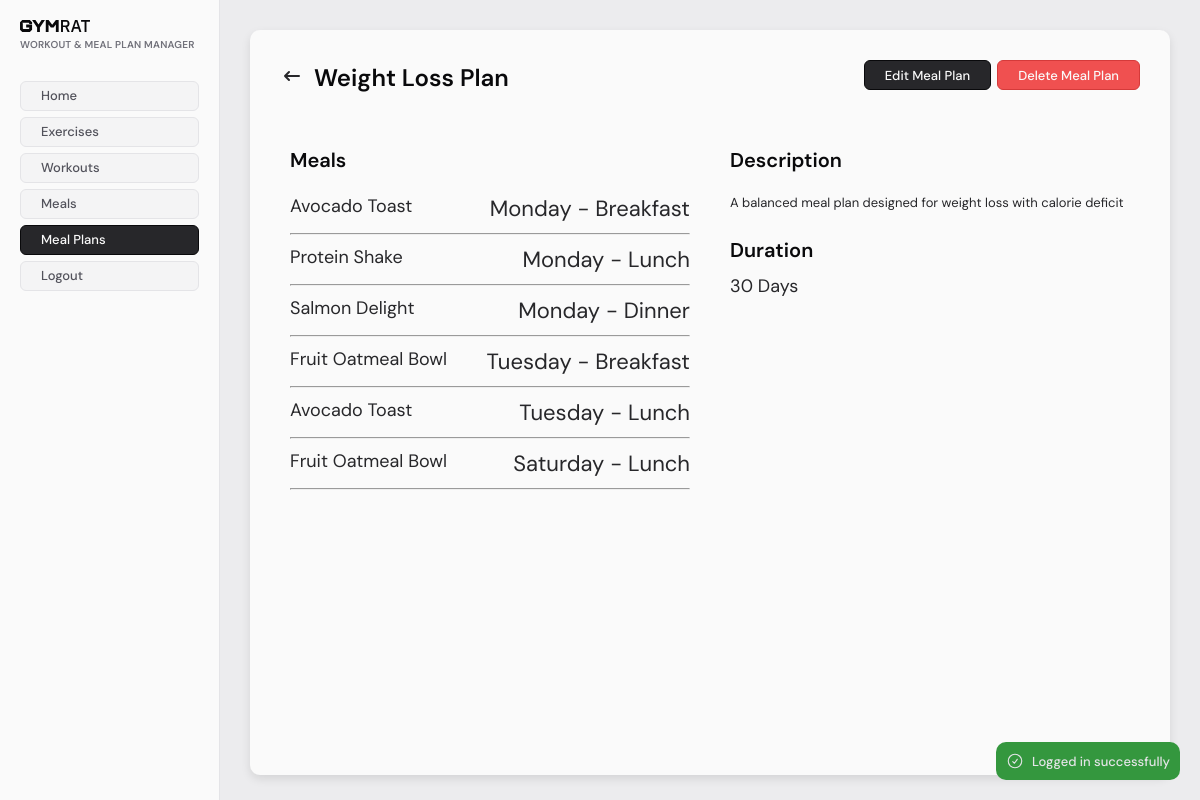
Screenshot of /staff/wnmp/meal-plans/view/index.php?id=1 (signed in) with the database file from the repository.
### tables this page shows
CREATE TABLE `mealplans` (
  `id` int NOT NULL,
  `name` varchar(255) NOT NULL,
  `description` text,
  `duration` int NOT NULL COMMENT 'Duration in days',
  `created_at` timestamp NULL DEFAULT CURRENT_TIMESTAMP,
  `updated_at` timestamp NULL DEFAULT CURRENT_TIMESTAMP ON UPDATE CURRENT_TIMESTAMP
);

CREATE TABLE `mealplan_meals` (
  `id` int NOT NULL,
  `mealplan_id` int NOT NULL,
  `meal_id` int NOT NULL,
  `day` varchar(10) NOT NULL COMMENT 'Monday, Tuesday, etc.',
  `time` varchar(20) NOT NULL COMMENT 'Breakfast, Lunch, Dinner',
  `amount` int NOT NULL COMMENT 'Amount/portion of the meal',
  `created_at` timestamp NULL DEFAULT CURRENT_TIMESTAMP,
  `updated_at` timestamp NULL DEFAULT CURRENT_TIMESTAMP ON UPDATE CURRENT_TIMESTAMP
);

### src/db/Database.php (called while the page is built, shortened)
<?php
class Database
{
    private static null|Database $instance = null;
    private $CONFIG = [
        "host" => "mysql_db",
        "username" => "root",
        "password" => "123456",
        "dbname" => "gymrat",
    ];
    private function __construct()
    {
        try {
            $tz = (new DateTime('now', new DateTimeZone('Asia/Colombo')))->format('P');
            $this->conn = new PDO(
                "mysql:host=" . $this->CONFIG['host'] . ";dbname=" . $this->CONFIG['dbname'],
                $this->CONFIG['username'],
                $this->CONFIG['password'],
                [
                    \PDO::ATTR_ERRMODE => \PDO::ERRMODE_EXCEPTION,
                    \PDO::MYSQL_ATTR_INIT_COMMAND => "SET time_zone='$tz'"
                ]
            );
        } catch (PDOException  $e) {
            die("database connection failed: " . $e->getMessage());
        }
    }
    public static function get_conn()
    {
        if (!self::$instance) {
            self::$instance = new Database();
        }
        return self::$instance->conn;
    }
}

### src/db/models/MealPlan.php (called while the page is built, shortened)
<?php
require_once __DIR__ . "/../Model.php";
require_once __DIR__ . "/MealPlanMeal.php";
class MealPlan extends Model
{
    protected $table = "mealplans";
    public int $id;
    public function fill(array $data)
    {
        $this->id = $data['id'] ?? 0;
        $this->name = $data['name'] ?? "";
        $this->description = $data['description'] ?? "";
        $this->duration = $data['duration'] ?? 0;
        $this->meals = $data['meals'] ?? [];
    }
    public function get_by_id(int $id)
    {
        $id = $id ?? $this->id;
        $sql = "SELECT * FROM $this->table WHERE id = :id LIMIT 1";
        $stmt = $this->conn->prepare($sql);
        $stmt->execute(['id' => $id]);
        $data = $stmt->fetch();
        if ($data) {
            $data['meals'] = $this->get_meals($id);
        }
    }
    private function get_meals(int $mealplan_id): array
    {
        $mealPlanMeal = new MealPlanMeal();
        $meals = $mealPlanMeal->get_by_mealplan_id($mealplan_id);
        $mealsArray = array_map(function($meal) {
            return [
                'id' => $meal->id,
                'mealplan_id' => $meal->mealplan_id,
                'meal_id' => $meal->meal_id,
                'edit_id' => $meal->id,
                'day' => $meal->day,
                'time' => $meal->time,
                'amount' => $meal->amount,
                'isUpdated' => $meal->isUpdated,
                'isDeleted' => $meal->isDeleted,
            ];
        }, $meals);
        usort($mealsArray, function($a, $b) {
            return $a['id'] <=> $b['id'];
        });
        return $mealsArray;
    }
}

### src/db/Model.php (called while the page is built, shortened)
<?php
require_once __DIR__ . "/Database.php";
abstract class Model
{
    public function __construct()
    {
        $this->conn = Database::get_conn();
    }
}

### src/db/models/Meal.php (called while the page is built, shortened)
<?php
require_once __DIR__ . "/../Model.php";
class Meal extends Model
{
    protected $table = "meals";
    public function get_all_titles(): array
    {
        $sql = "SELECT id, name FROM $this->table";
        $stmt = $this->conn->prepare($sql);
        $stmt->execute();
        $items = $stmt->fetchAll();
        $titles = [];
        foreach ($items as $item) {
            $titles[$item['id']] = $item['name'];
        }
        return $titles;
    }
    function addMealTitles(array $meals): array
    {
        $mealModel = new Meal();
        $mealTitles = $mealModel->get_all_titles();
        return $meals;
    }
}

### src/db/models/MealPlanMeal.php (called while the page is built, shortened)
<?php
require_once __DIR__ . "/../Model.php";
class MealPlanMeal extends Model
{
    protected $table = "mealplan_meals";
    public function get_by_mealplan_id(int $mealplan_id): array
    {
        $sql = "SELECT * FROM $this->table WHERE mealplan_id = :mealplan_id";
        $stmt = $this->conn->prepare($sql);
        $stmt->execute(['mealplan_id' => $mealplan_id]);
        $meals = $stmt->fetchAll();
        return array_map(function($meal) {
            return new MealPlanMeal($meal);
        }, $meals);
    }
}

### src/staff/wnmp/meal-plans/view/index.php (the view, shortened to what this page needs)
<?php
require_once "../../../../db/models/MealPlan.php";
require_once "../../../../db/models/Meal.php";
require_once "../../../../alerts/functions.php";
$mealPlan = new MealPlan();
$meal = new Meal();
try {
    $mealPlan->get_by_id($id);
    $mealPlan->meals = $meal->addMealTitles($mealPlan->meals);
} catch (Exception $e) {
    redirect_with_error_alert("Failed to fetch meal plan: " . $e->getMessage(), "/staff/wnmp/meal-plans");
}
$menuBarConfig = [
    "title" => $mealPlan->name,
    "showBack" => true,
    "goBackTo" => "/staff/wnmp/meal-plans/index.php",
    "useLink" => true,
    "options" => [
        ["title" => "Edit Meal Plan", "href" => "/staff/wnmp/meal-plans/edit/index.php?id=$id", "type" => "secondary"],
        ["title" => "Delete Meal Plan", "href" => "/staff/wnmp/meal-plans/delete/index.php?id=$id", "type" => "destructive"]
    ]
];
require_once "../../../includes/header.php";
require_once "../../../includes/sidebar.php";
?>
<main>
    <div class="staff-base-container">
        <?php require_once "../../../includes/menubar.php"; ?>
        <div class="view-meal-plan-container">
            <div>
                <h2 style="margin-bottom: 20px;">
                    Meals
                </h2>
                <?php foreach ($mealPlan->meals as $meal): ?>
                    <div class="view-meal-plan-meal">
                        <p><?= $meal['title'] ?></p>
                        <p class="alt"><?= $meal['day'] ?> - <?= $meal['time'] ?></p>
                    </div>
                    <hr>
                <?php endforeach; ?>
            </div>
            <div>
                <h2 style="margin-bottom: 20px;">
                    Description
                </h2>
                <p><?= $mealPlan->description ?></p>
                <h2 style="margin-bottom: 10px; margin-top: 25px">
                    Duration
                </h2>
                <p style="font-size: 18px; font-weight: 400;"><?= $mealPlan->duration ?> Days</p>
            </div>
        </div>
    </div>
</main>
<?php require_once "../../../includes/footer.php"; ?>

### src/staff/includes/menubar.php (shortened to what this page needs)
<?php
$title = "MenuBar";
$showBack = false;
$goBackTo = null;
$options = null;
$useLink = false;
if (isset($menuBarConfig)) {
    if (isset($menuBarConfig['title'])) {
        $title = $menuBarConfig['title'];
    }
    if (isset($menuBarConfig['showBack'])) {
        $showBack = $menuBarConfig['showBack'];
    }
    if (isset($menuBarConfig['goBackTo'])) {
        $goBackTo = $menuBarConfig['goBackTo'];
    }
    if (isset($menuBarConfig['options'])) {
        $options = $menuBarConfig['options'];
    }
    if (isset($menuBarConfig['useLink'])) {
        $useLink = $menuBarConfig['useLink'];
    }
}
?>
<div class="menu-bar">
    <div style="display: flex; align-items: center;">
        <?php if ($showBack && $goBackTo): ?>
            <a href="/staff/includes/menubar_goback.php?goBackTo=<?= $goBackTo ?>" class="menu-bar-back">
                <svg class="w-6 h-6 text-gray-800 dark:text-white" aria-hidden="true" xmlns="http://www.w3.org/2000/svg" width="24" height="24" fill="none" viewBox="0 0 24 24">
                    <path stroke="currentColor" stroke-linecap="round" stroke-linejoin="round" stroke-width="2" d="M5 12h14M5 12l4-4m-4 4 4 4"/>
                </svg>
            </a>
        <?php endif; ?>
        <h1 class="alt"><?= $title ?></h1>
    </div>
    <div style="display: flex; align-items: center; gap: 6px;">
        <?php if ($useLink && $options): ?>
            <?php foreach ($options as $option): ?>
                <a href="<?= $option['href'] ?>" class="staff-button <?= empty($option['type']) ? 'primary' : $option['type'] ?>">
                    <?= $option['title'] ?>
                </a>
            <?php endforeach; ?>
        <?php endif; ?>
    </div>
</div>

### src/staff/styles/globals.css (style rules this page uses)
* { margin: 0; padding: 0; box-sizing: border-box; font-family: "DM Sans", sans-serif; font-optical-sizing: auto; }
:root { --color-zinc-50: #fafafa; --color-zinc-100: #f4f4f5; --color-zinc-150: #ececee; --color-zinc-200: #e4e4e7; --color-zinc-300: #d4d4d8; --color-zinc-400: #a1a1aa; --color-zinc-500: #71717a; --color-zinc-600: #52525b; --color-zinc-700: #3f3f46; --color-zinc-800: #27272a; --color-zinc-900: #18181b; --color-zinc-950: #09090b; --color-red: #d53a3a; --color-red-light: #f05050; --color-red-light-faded: #F0505040; --color-green: #34973e; --color-green-light: #42b34d; --color-green-light-faded: #42b34d40; font-size: 13px; }
body { background-color: var(--color-zinc-150); color: var(--color-zinc-800); display: flex; }
main { padding: 20px; display: flex; min-height: 100vh; flex: 1; }
a { color: inherit; text-decoration: none; }

### src/staff/styles/components.css (style rules this page uses)
h1 { font-size: 20px; line-height: 26px; font-weight: 600; color: var(--color-zinc-950); }
h1.alt { font-size: 24px; line-height: 32px; }
h2 { font-size: 20px; line-height: 28px; font-weight: 600; color: var(--color-zinc-950); }
.staff-base-container { background-color: var(--color-zinc-50); margin: 10px; padding: 20px; border-radius: 10px; width: 99% !important; box-shadow: 0 4px 10px rgba(0, 0, 0, 0.1); min-height: 98%; }
.staff-button { height: 30px; padding: 0 20px; font-weight: 500; border-radius: 6px; margin-bottom: 6px; display: flex; align-items: center; text-align: center; cursor: pointer; transition: background-color 0.6s; }
.staff-button.secondary { background-color: var(--color-zinc-800); color: var(--color-zinc-50); border: 1px solid var(--color-zinc-950); }
.staff-button.destructive { background-color: var(--color-red-light); color: var(--color-zinc-50); border: 1px solid var(--color-red); }

### src/staff/wnmp/meal-plans/meal-plans.css (style rules this page uses)
.view-meal-plan-container { display: grid; grid-template-columns: repeat(2, 1fr); gap: 40px; padding: 20px; }
.view-meal-plan-meal { margin: 10px 0px; display: flex; flex-direction: row; width: 100%; justify-content: space-between; }
.view-meal-plan-meal p { font-size: 18px; font-weight: 400; }
.view-meal-plan-meal p.alt { font-size: 22px; font-weight: 400; }

### src/staff/includes/menubar.php (style rules this page uses)
.menu-bar { display: flex; align-items: center; margin: 10px 10px 30px 10px; justify-content: space-between; }
.menu-bar-back { border: none; background-color: transparent; }
.menu-bar h1 { margin-left: 10px; }

### rows the page displays
mealplans: name "Weight Loss Plan", description "A balanced meal plan designed for weight loss with calorie deficit", duration "30"
mealplan_meals: title "Avocado Toast", day "Monday", time "Breakfast"
mealplan_meals: title "Protein Shake", day "Monday", time "Lunch"
mealplan_meals: title "Salmon Delight", day "Monday", time "Dinner"
mealplan_meals: title "Fruit Oatmeal Bowl", day "Tuesday", time "Breakfast"
mealplan_meals: title "Avocado Toast", day "Tuesday", time "Lunch"
mealplan_meals: title "Fruit Oatmeal Bowl", day "Saturday", time "Lunch"

### other values shown
$success_alert "Logged in successfully"
$title "WORKOUT & MEAL PLAN MANAGER"
$link['text'] "Home"
$link['text'] "Exercises"
$link['text'] "Workouts"
$link['text'] "Meals"
$link['text'] "Meal Plans"
$option['title'] "Edit Meal Plan"
$option['title'] "Delete Meal Plan"
